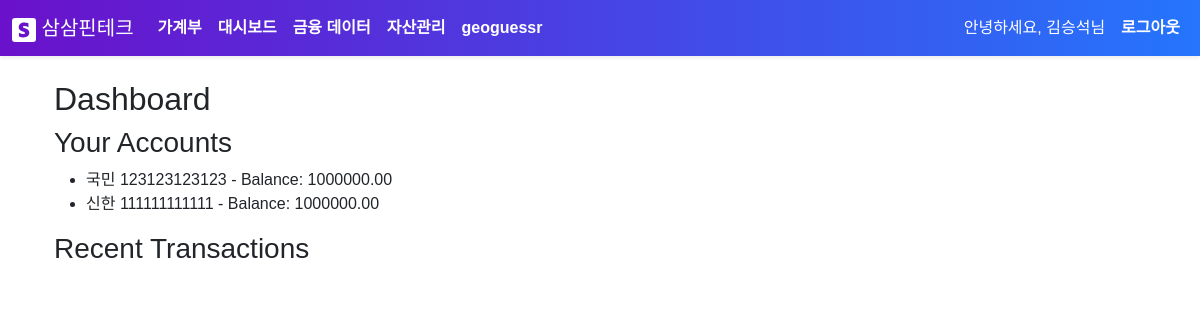
The page /transfers/dashboard/ (signed in) on the database its author committed.
### acc_auth/models.py (models this page shows, shortened)
class User(AbstractBaseUser, PermissionsMixin):
    user_id = models.CharField('로그인아이디', max_length=20, unique=True)
    user_name = models.CharField('사용자이름', max_length=20)
    user_phone = models.CharField('사용자전화번호', max_length=11, null=True, blank=True)
    user_email = models.EmailField('이메일주소', max_length=50, unique=True)
    is_staff = models.BooleanField('스태프 권한', default=False)
    is_active = models.BooleanField('활성 상태', default=True)
    created_at = models.DateTimeField('가입일', default=timezone.now)
    objects = UserManager()
    USERNAME_FIELD = 'user_id'
    REQUIRED_FIELDS = ['user_name', 'user_email']
    class Meta:
        verbose_name = "사용자"
        verbose_name_plural = "사용자 목록"
        ordering = ['created_at']

### manage_account/models.py (models this page shows, shortened)
class Account(models.Model):
    BANK_CHOICES = [
        ('국민', '국민은행'),
        ('신한', '신한은행'),
        ('우리', '우리은행'),
        ('하나', '하나은행'),
        ('농협', '농협은행'),
        ('기업', '기업은행'),
    ]
    acc_bank = models.CharField('은행', max_length=5, choices=BANK_CHOICES)
    acc_num = models.CharField('계좌번호', max_length=50, unique=True)
    acc_pw = models.CharField('계좌비밀번호', max_length=128)
    acc_user_name = models.ForeignKey(
        User,
        on_delete=models.CASCADE,
        related_name='accounts',
        verbose_name='소유자'
    )
    acc_money = models.DecimalField('잔액', max_digits=12, decimal_places=2, default=1000000)
    created_at = models.DateTimeField('생성일', default=timezone.now)
    class Meta:
        verbose_name = "일반계좌"
        verbose_name_plural = "일반계좌 목록"
        ordering = ['created_at']

### transfers/views.py (the view)
# urls.py: path('dashboard/', include('dashboard.urls')),
@login_required
def dashboard(request):
    user_accounts = Account.objects.filter(acc_user_name=request.user)
    recent_transactions = Transaction.objects.filter(
        Q(from_account__acc_user_name=request.user) |
        Q(to_account__acc_user_name=request.user)
    )[:5]
    context = {
        'user_accounts': user_accounts,
        'recent_transactions': recent_transactions,
    }
    return render(request, 'transfers/dashboard.html', context)

### transfers/templates/transfers/dashboard.html (shortened to what this page needs)
{% extends "common/base.html" %}
{% block content %}
<div class="container">
    <h2>Dashboard</h2>
    <h3>Your Accounts</h3>
    <ul>
        {% for account in user_accounts %}
            <li>{{ account.acc_bank }} {{ account.acc_num }} - Balance: {{ account.acc_money }}</li>
        {% endfor %}
    </ul>
    <h3>Recent Transactions</h3>
</div>
{% endblock %}

### templates/common/base.html (shortened to what this page needs)
{% load static %}
<!DOCTYPE html>
<html lang="en">
<head>
    <link href="https://cdn.jsdelivr.net/npm/bootstrap@5.3.7/dist/css/bootstrap.min.css" rel="stylesheet">
    <link href="https://cdn.jsdelivr.net/npm/bootstrap-icons/font/bootstrap-icons.css" rel="stylesheet">
    <link rel="stylesheet" href="{% static 'css/custom.css' %}">
</head>
<body>
    <nav class="navbar navbar-expand-lg navbar-dark navbar-gradient shadow-sm">
        <div class="container-fluid">
            <a class="navbar-brand" href="{% if user.is_authenticated %}{% url 'main:index' %}{% else %}{% url 'acc_auth:login_view' %}{% endif %}">
                 삼삼핀테크
            </a>
            <div class="collapse navbar-collapse" id="navbarNav">
                <ul class="navbar-nav me-auto">
                    <li class="nav-item">
                        <a class="nav-link fw-bold navbar-text-white" href="{% url 'account_book:home' %}">가계부</a>
                    </li>
                    <li class="nav-item">
                        <a class="nav-link fw-bold navbar-text-white" href="{% url 'dashboard:dashboard' %}">대시보드</a>
                    </li>
                    <li class="nav-item">
                        <a class="nav-link fw-bold navbar-text-white" href="{% url 'financial_data:my_stock_holdings' %}">금융 데이터</a>
                    </li>
                    <li class="nav-item dropdown">
                        <a class="nav-link dropdown-toggle fw-bold navbar-text-white" href="#" id="navbarDropdown" role="button" data-bs-toggle="dropdown" aria-expanded="false">
                            자산관리
                        </a>
                    </li>
                    <li class="nav-item">
                        <a class="nav-link fw-bold navbar-text-white" href="{% url 'financial_data:geoguessr_game' %}">geoguessr</a>
                    </li>
                    </ul>
                <ul class="navbar-nav ms-auto">
                    {% if user.is_authenticated %}
                        <li class="nav-item">
                            <span class="nav-link navbar-text-white">안녕하세요, {{ user.user_name }}님</span>
                        </li>
                        <li class="nav-item">
                            <a class="nav-link fw-bold navbar-text-white" href="{% url 'acc_auth:logout_view' %}">로그아웃</a>
                        </li>
                    {% else %}
                        <li class="nav-item">
                            <a class="nav-link fw-bold navbar-text-white" href="{% url 'acc_auth:login_view' %}">로그인</a>
                        </li>
                    {% endif %}
                </ul>
            </div>
        </div>
    </nav>
    <div class="container mt-4">
        {% block content %}
        {% endblock %}
    </div>
</body>
</html>

### static/css/custom.css (style rules this page uses)
body { font-family: 'Noto Sans KR', sans-serif; }
.navbar-gradient { background-image: linear-gradient(to right, #6a11cb 0%, #2575fc 100%); }
.navbar-text-white { color: #FFFFFF !important; }
.dropdown-toggle::after { display: none; }

### rows shown on the page
User: user_name "김승석"
Account: acc_bank "국민", acc_num "123123123123", acc_money "1000000.00"
Account: acc_bank "신한", acc_num "111111111111", acc_money "1000000.00"
